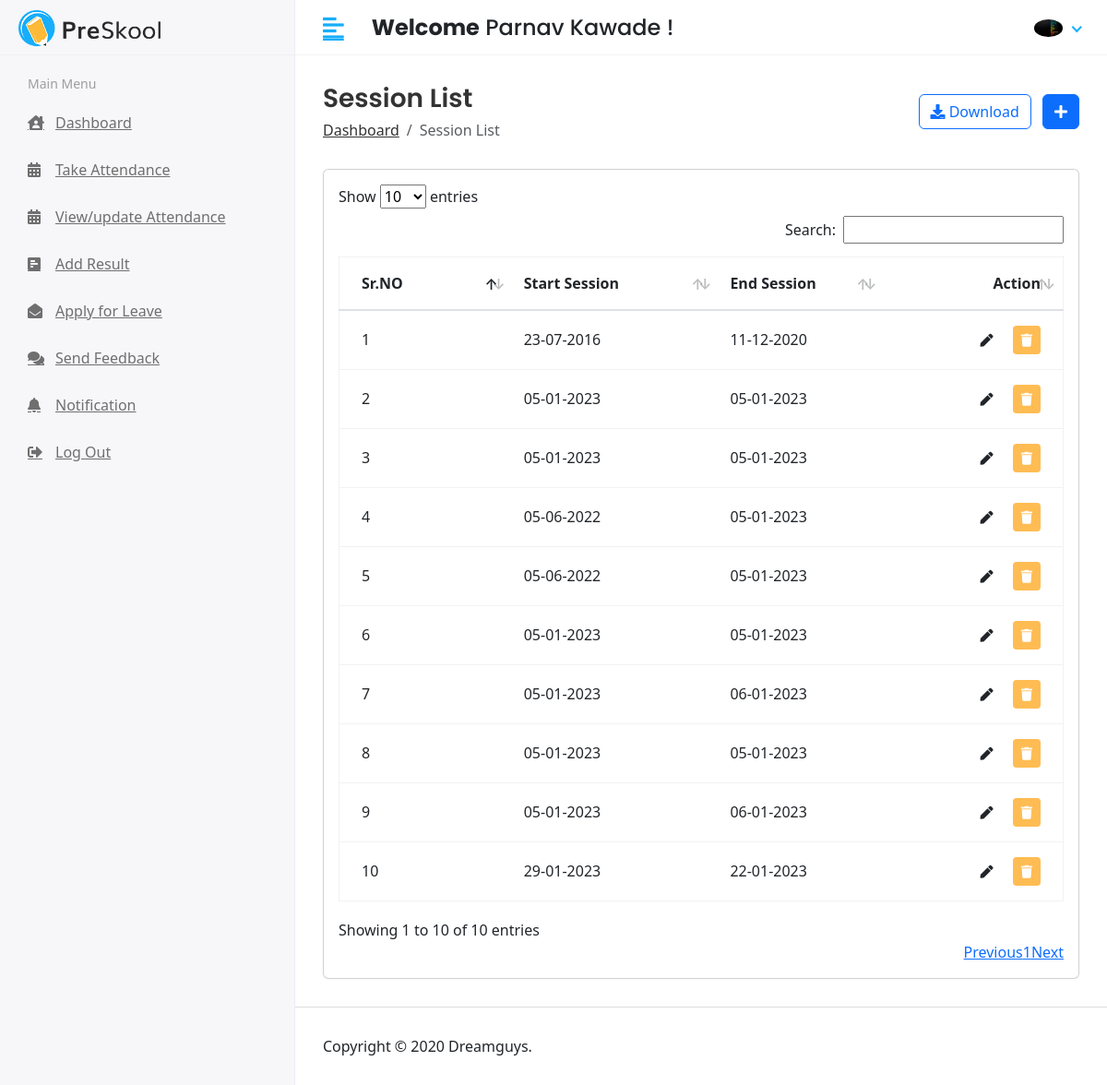
The page /hod/session/list (signed in) on the database as committed earlier.
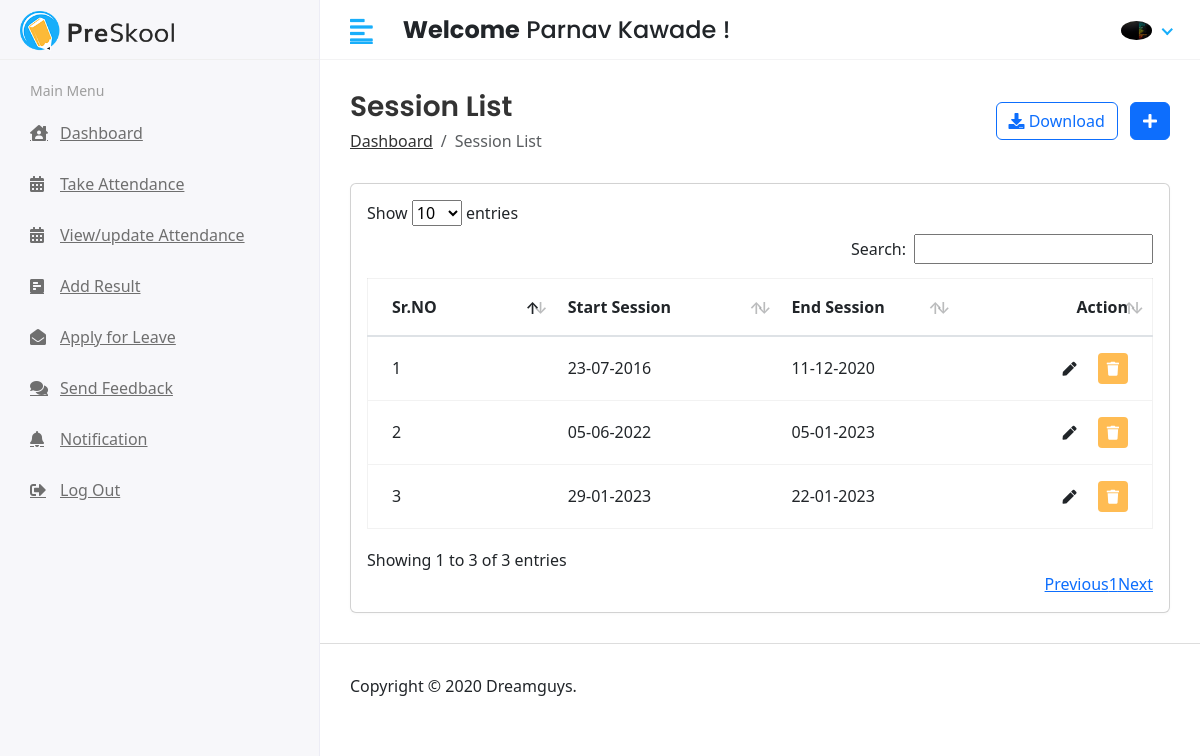
The same page on the database as committed later.
### app/models.py (models this page shows, shortened)
class CustomUser(AbstractUser):
    USER = (
        (1,'HOD'),
        (2,'TEACHER'),
        (3,'STUDENT'),
    )
    user_type = models.CharField(choices=USER, max_length=50, default=1)
    profile_pic = models.ImageField(upload_to='media/profile_pic')
    dob = models.DateField(max_length=8,default=date.today)
    phone_no = models.CharField(max_length=12)
    address = models.TextField()

class Session_Year(models.Model):
    startSession = models.DateField()
    endSession = models.DateField()

### student_management_systems/Hod_Views.py (the view)
# urls.py: path('hod/session/list',Hod_Views.sessionList, name='sessionList'),
@login_required(login_url='/')
def sessionList(request):
    sessionYear = Session_Year.objects.all()
    context = {
        'sessionYear': sessionYear
    }
    return render(request, "Hod/session_list.html", context)

### templates/Hod/session_list.html (shortened to what this page needs)
{% extends 'base.html' %}
{% block content %}
<div class="content container-fluid">
    <div class="page-header">
        <div class="row align-items-center">
            <div class="col">
                <h3 class="page-title">Session List</h3>
                <ul class="breadcrumb">
                    <li class="breadcrumb-item"><a href="">Dashboard</a></li>
                    <li class="breadcrumb-item active">Session List</li>
                </ul>
            </div>
            <div class="col-auto text-right float-right ml-auto">
                <a href="#" class="btn btn-outline-primary mr-2"><i class="fas fa-download"></i> Download</a>
                <a href="{% url 'sessionAdd' %}" class="btn btn-primary"><i class="fas fa-plus"></i></a>
            </div>
        </div>
    </div>
    <div class="row">
        <div class="col-sm-12">
            <div class="card card-table">
                <div class="card-body">
                    <div class="table-responsive">
                        <div id="DataTables_Table_0_wrapper" class="dataTables_wrapper dt-bootstrap4 no-footer">
                            <div class="row">
                                <div class="col-sm-12">
                                    <table id="table_id" class="table table-hover table-center mb-0  no-footer"
                                        id="DataTables_Table_0" role="grid" aria-describedby="DataTables_Table_0_info">
                                        <thead>
                                            <tr role="row">
                                                <th class="sorting" tabindex="0" aria-controls="DataTables_Table_0"
                                                    rowspan="1" colspan="1"
                                                    aria-label="ID: activate to sort column ascending"
                                                    style="width: 223.4px;">Sr.NO</th>
                                                <th class="sorting_desc" tabindex="0" aria-controls="DataTables_Table_0"
                                                    rowspan="1" colspan="1"
                                                    aria-label="Name: activate to sort column ascending"
                                                    aria-sort="descending" style="width: 261.575px;">Start Session</th>
                                                <th class="sorting" tabindex="0" aria-controls="DataTables_Table_0"
                                                    rowspan="1" colspan="1"
                                                    aria-label="Class: activate to sort column ascending"
                                                    style="width: 182.175px;">End Session</th>
                                                <th class="text-right sorting" tabindex="0"
                                                    aria-controls="DataTables_Table_0" rowspan="1" colspan="1"
                                                    aria-label="Action: activate to sort column ascending"
                                                    style="width: 246.05px;">Action</th>
                                            </tr>
                                        </thead>
                                        <tbody>
                                            {% for i in sessionYear %}
                                            <tr role="row" class="odd">
                                                <td>{{forloop.counter}}</td>
                                                <td>{{i.startSession|date:'d-m-Y'}}</td>
                                                <td>{{i.endSession|date:'d-m-Y'}}</td>
                                                <td class="text-right">
                                                    <div class="actions">
                                                        <a href="{% url 'sessionEdit' i.id %}"
                                                            class="btn btn-sm bg-success-light mr-2">
                                                            <i class="fas fa-pen"></i>
                                                        </a>
                                                        <a href="{% url 'sessionDelete' i.id %}"
                                                            class="btn btn-sm bg-danger-light">
                                                            <i class="fas fa-trash"></i>
                                                        </a>
                                                    </div>
                                                </td>
                                            </tr>
                                            {% endfor %}
                                        </tbody>
                                    </table>
                                </div>
                            </div>
                        </div>
                    </div>
                </div>
            </div>
        </div>
    </div>
</div>
{% endblock content %}

### templates/base.html (shortened to what this page needs)
{% load static %}
<!DOCTYPE html>
<html lang="en">
<head>
    <link rel="stylesheet" href="{% static 'assets/plugins/bootstrap/css/bootstrap.min.css' %}">
    <link rel="stylesheet" href="{% static 'assets/plugins/fontawesome/css/fontawesome.min.css' %}">
    <link rel="stylesheet" href="{% static 'assets/plugins/fontawesome/css/all.min.css' %}">
    <link rel="stylesheet" href="{% static 'assets/css/style.css' %}">
    <link href="https://cdn.jsdelivr.net/npm/bootstrap@5.3.0-alpha1/dist/css/bootstrap.min.css" rel="stylesheet"
>
    <link rel="stylesheet" href="{% static 'assets/plugins/datatables/datatables.min.css' %}">
</head>
<body>
    <div class="main-wrapper">
        {% include "includes/header.html" %}
        {% include "includes/sidebar.html" %}
        <div class="page-wrapper">
            {% block content %}
            {% endblock content %}
            {% include "includes/footer.html" %}
        </div>
    </div>
</body>
</html>

### templates/includes/header.html (shortened to what this page needs)
{% load static %}
<div class="header">
    <div class="header-left">
        <a href="" class="logo">
            <img src="{% static 'assets/img/logo.png' %}" alt="Logo">
        </a>
    </div>
    <a href="javascript:void(0);" id="toggle_btn">
        <i class="fas fa-align-left"></i>
    </a>
    <div class="top-nav-search mt-3">
        <h4><strong>Welcome</strong><span> {{user.first_name}} {{user.last_name}} !</span></h4>
    </div>
    <ul class="nav user-menu">
        <li class="nav-item dropdown has-arrow">
            <a href="#" class="dropdown-toggle nav-link" data-toggle="dropdown">
                <span class="user-img">
                    {% if user.profile_pic == "" %}
                    <img class="rounded-circle" src="/media/profile_pic/avtar.JPEG" width="31"
                        alt="{{user.first_name}}">
                    {% else %}
                    <img class="rounded-circle" src="/{{user.profile_pic}}" width="31" alt="{{user.first_name}}
                        {{user.last_name}}">
                    {% endif %}</span>
            </a>
        </li>
    </ul>
</div>

### templates/includes/sidebar.html (shortened to what this page needs)
{% load active_link_tags %}
<div class="sidebar" id="sidebar">
    <div class="sidebar-inner slimscroll">
        <div id="sidebar-menu" class="sidebar-menu">
            {% if user.user_type == '1' %}
            <ul>
                <li class="menu-title">
                    <span>Main Menu</span>
                </li>
                <li class="{% active_link 'hodHome' %}">
                    <a href="{% url 'hodHome' %}"><i class="fas fa-house-user"></i> <span>Dashboard</span></a>
                </li>
                <li class="submenu {% active_link 'studentList || studentAdd' %} ">
                    <a href="#"><i class="fas fa-user-graduate"></i> <span> Students</span> <span
                            class="menu-arrow"></span></a>
                    <ul>
                        <li class="{% active_link 'studentList' %}"><a href="{% url 'studentList' %}">Student List</a>
                        </li>
                        <li class="{% active_link 'studentAdd' %}"><a href="{% url 'studentAdd' %}">Student Add</a></li>
                    </ul>
                </li>
                <li class="submenu {% active_link 'teacherList || teacherAdd' %}">
                    <a href="#"><i class="fas fa-chalkboard-teacher"></i> <span> Teachers</span> <span
                            class="menu-arrow"></span></a>
                    <ul>
                        <li class="{% active_link 'teacherList' %}"><a href="{% url 'teacherList' %}">Teacher List</a>
                        </li>
                        <li class="{% active_link 'teacherAdd' %}"><a href="{% url 'teacherAdd' %}">Teacher Add</a></li>
                    </ul>
                </li>
                <li class="submenu {% active_link 'courseList || courseAdd' %}">
                    <a href="#"><i class="fa fa-graduation-cap"></i> <span> Course</span> <span
                            class="menu-arrow"></span></a>
                    <ul>
                        <li class="{% active_link 'courseList' %}"><a href="{% url 'courseList' %}">Course List</a></li>
                        <li class="{% active_link 'courseAdd' %}"><a href="{% url 'courseAdd' %}">Course Add</a></li>
                    </ul>
                </li>
                <li class="submenu {% active_link 'subjectList || subjectAdd' %}">
                    <a href="#"><i class="fas fa-book-reader"></i> <span> Subjects</span> <span
                            class="menu-arrow"></span></a>
                    <ul>
                        <li class="{% active_link 'subjectList' %}"><a href="{% url 'subjectList' %}">Subject List</a>
                        </li>
                        <li class="{% active_link 'subjectAdd' %}"><a href="{% url 'subjectAdd' %}">Subject Add</a></li>
                    </ul>
                </li>
                <li class="submenu {% active_link 'sessionList || sessionAdd' %}">
                    <a href="#"><i class="fas fa-clock"></i> <span> Session</span> <span class="menu-arrow"></span></a>
                    <ul>
                        <li class="{% active_link 'sessionList' %}"><a href="{% url 'sessionList' %}">Session List</a>
                        </li>
                        <li class="{% active_link 'sessionAdd' %}"><a href="{% url 'sessionAdd' %}">Session Add</a></li>
                    </ul>
                </li>
                <li class="{% active_link 'teacherNotification' %}">
                    <a href="{% url 'teacherNotification' %}"><i class="fa fa-bell"></i> <span>Send Teachers
                            Notification</span></a>
                </li>
                <li class="{% active_link 'studentNotification' %}">
                    <a href="{% url 'studentNotification' %}"><i class="fa fa-bell"></i> <span>Send Students
                            Notification</span></a>
                </li>
                <li class="{% active_link 'viewAttendance' %}">
                    <a href="{% url 'viewAttendance' %}"><i class="fa fa-calendar"></i> <span>View Attendance</span></a>
                </li>
                <li class="{% active_link 'teacherFeedbackReceive' %}">
                    <a href="{% url 'teacherFeedbackReceive' %}"><i class="fa fa-comments"></i> <span>Teacher
                            Feedback</span></a>
                </li>
                <li class="{% active_link 'studentFeedbackReceive' %}">
                    <a href="{% url 'studentFeedbackReceive' %}"><i class="fa fa-comments"></i> <span>Student
                            Feedback</span></a>
                </li>
                <li class="{% active_link 'teacherLeave' %}">
                    <a href="{% url 'teacherLeave' %}"><i class="fa fa-envelope"></i> <span>Teacher Leave</span></a>
                </li>
                <li class="{% active_link 'studentLeave' %}">
                    <a href="{% url 'studentLeave' %}"><i class="fa fa-envelope"></i> <span>Student Leave</span></a>
                </li>
                <li>
                    <a href="{% url 'doLogOut' %}"><i class="fas fa-sign-out-alt"></i> <span>Log Out</span></a>
                </li>
            </ul>
            {% elif user.user_type == "2" %}
            <ul>
                <li class="menu-title">
                    <span>Main Menu</span>
                </li>
                <li class="{% active_link 'teacherHome' %}">
                    <a href="{% url 'teacherHome' %}"><i class="fas fa-house-user"></i> <span>Dashboard</span></a>
                </li>
                <li class="{% active_link 'takeAttendanceTeacher' %}">
                    <a href="{% url 'takeAttendanceTeacher' %}"><i class="fa fa-calendar-alt"></i> <span>Take
                            Attendance</span></a>
                </li>
                <li class="{% active_link 'viewAttendanceTeacher' %}">
                    <a href="{% url 'viewAttendanceTeacher' %}"><i class="fa fa-calendar-alt"></i> <span>View/update
                            Attendance</span></a>
                </li>
                <li class="{% active_link 'addResult' %}">
                    <a href="{% url 'addResult' %}"><i class="fa fa-poll-h"></i> <span>Add Result</span></a>
                </li>
                <li class="{% active_link 'applyLeaveTeacher' %}">
                    <a href="{% url 'applyLeaveTeacher' %}"><i class="fa fa-envelope-open"></i> <span>Apply for
                            Leave</span></a>
                </li>
                <li class="{% active_link 'teacherFeedback' %}">
                    <a href="{% url 'teacherFeedback' %}"><i class="fa fa-comments"></i> <span>Send Feedback</span></a>
                </li>
                <li class="{% active_link 'notifications' %}">
                    <a href="{% url 'notifications' %}"><i class="fa fa-bell"></i> <span>Notification</span></a>
                </li>
                <li>
                    <a href="{% url 'doLogOut' %}"><i class="fas fa-sign-out-alt"></i> <span>Log Out</span></a>
                </li>
                {% endif %}
        </div>
    </div>
</div>

### templates/includes/footer.html
<footer>
    <p>Copyright © 2020 Dreamguys.</p>
</footer>

Rows that differ between the two databases and show on the page:
removed Session_Year: startSession "05-01-2023", endSession "05-01-2023"
removed Session_Year: startSession "05-01-2023", endSession "05-01-2023"
removed Session_Year: startSession "05-06-2022", endSession "05-01-2023"
removed Session_Year: startSession "05-01-2023", endSession "05-01-2023"
removed Session_Year: startSession "05-01-2023", endSession "06-01-2023"
removed Session_Year: startSession "05-01-2023", endSession "05-01-2023"
removed Session_Year: startSession "05-01-2023", endSession "06-01-2023"
Other text that changed with them:
text written by a page script: "Show entries Search: Showing 1 to 10 of 10 entries Previous 1 Next" → "Show entries Search: Showing 1 to 3 of 3 entries Previous 1 Next"
